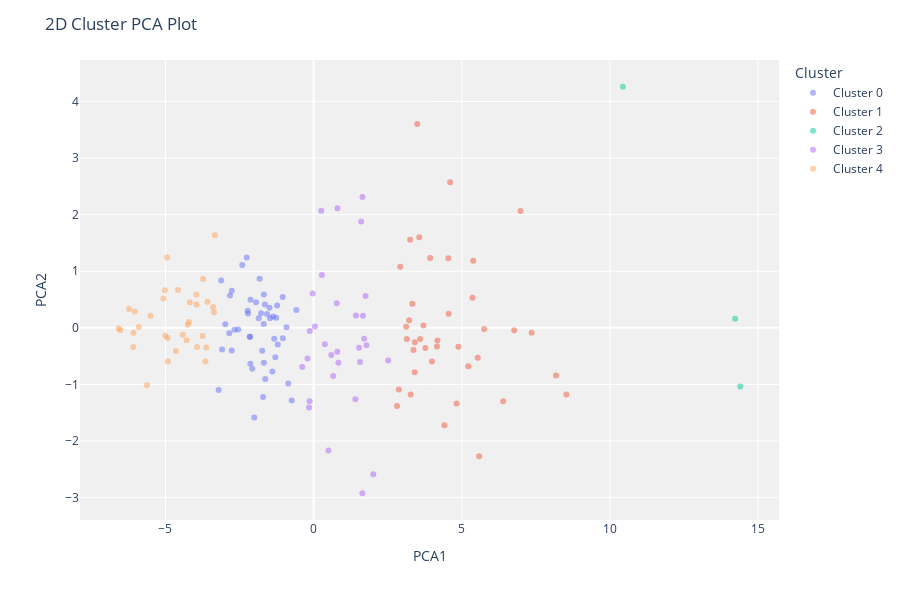

The notebook cell saved with this chart:
### Markdown cell above
The plot_model() function can be used to analyze different aspects of the clustering model. This function takes a trained model object and returns a plot.

### Code cell
plot_model(kmeans)

### Figure 1 — Plotly figure (JSON) as saved in the notebook; plotly's stock layout.template omitted (floating-point values rounded to 4 significant figures)
{"data": [{"customdata": [["Peru"], ["Jamaica"], ["Cote d'Ivoire"], ["St. Kitts and Nevis"], ["Korea, Rep."], ["Burkina Faso"], ["Tajikistan"], ["Morocco"], ["Djibouti"], ["Dominica"], ["Mozambique"], ["Azerbaijan"], ["Tonga"], ["Botswana"], ["Mali"], ["Ethiopia"], ["Mauritania"], ["Central African Republic"], ["Mexico"], ["Late-demographic dividend"], ["Tanzania"], ["Antigua and Barbuda"], ["Saudi Arabia"], ["Vietnam"], ["Egypt, Arab Rep."], ["Nepal"], ["Grenada"], ["Bolivia"], ["Suriname"], ["Cameroon"], ["Chad"], ["Paraguay"], ["Mauritius"], ["Guyana"], ["Trinidad and Tobago"], ["Russian Federation"], ["Seychelles"], ["Dominican Republic"], ["Pacific island small states"], ["Sub-Saharan Africa"], ["Yemen, Rep."], ["Bahamas, The"], ["Romania"], ["Togo"], ["China"], ["Cabo Verde"], ["Uzbekistan"]], "hovertemplate": "Cluster=Cluster 0<br>PCA1=%{x}<br>PCA2=%{y}<br>Feature=%{customdata[0]}<extra></extra>", "legendgroup": "Cluster 0", "marker": {"color": "#636efa", "opacity": 0.5, "symbol": "circle"}, "mode": "markers", "name": "Cluster 0", "orientation": "v", "showlegend": true, "textposition": "top center", "type": "scatter", "x": [-2.216, -1.684, -1.364, -2.142, -0.7397, -1.706, -0.8562, -1.735, -2.76, -1.264, -1.573, -1.329, -2.763, -0.5829, -2.407, -2.822, -3.119, -2.668, -0.9139, -1.469, -1.821, -1.943, -3.089, -1.207, -2.13, -2.136, -1.044, -1.293, -1.231, -2.98, -2.257, -1.629, -3.206, -2.157, -2.071, -1.774, -2.226, -1.677, -1.487, -1.643, -1.679, -1.392, -1.851, -2.003, -2.845, -2.545, -1.036], "xaxis": "x", "y": [0.2542, 0.06938, 0.1997, -0.1568, -1.286, -1.224, -0.9846, -0.4043, 0.6573, 0.1785, 0.2443, -0.1947, -0.4022, 0.3155, 1.112, 0.5718, 0.8385, -0.03541, 0.01075, 0.1686, 0.8675, 0.4513, -0.3837, -0.2934, 0.4982, -0.6337, 0.5436, -0.5193, 0.3947, 0.06539, 1.243, -0.904, -1.1, -0.1577, -0.721, 0.2566, 0.3024, -0.6151, 0.3532, 0.4125, 0.5874, -0.7713, 0.1675, -1.587, -0.09556, -0.03091, -0.1859], "yaxis": "y"}, {"customdata": [["Malta"], ["Andorra"], ["Post-demographic dividend"], ["El Salvador"], ["Comoros"], ["Iceland"], ["Portugal"], ["Brazil"], ["Uruguay"], ["Moldova"], ["New Zealand"], ["Namibia"], ["Austria"], ["Kiribati"], ["Serbia"], ["Maldives"], ["Lebanon"], ["Slovenia"], ["Australia"], ["Germany"], ["Japan"], ["Italy"], ["Norway"], ["Cuba"], ["Canada"], ["Micronesia, Fed. Sts."], ["Afghanistan"], ["Netherlands"], ["Jordan"], ["Sao Tome and Principe"], ["Palau"], ["United Kingdom"], ["Finland"], ["Georgia"], ["Switzerland"], ["Ireland"], ["Sweden"], ["Bosnia and Herzegovina"], ["Burundi"]], "hovertemplate": "Cluster=Cluster 1<br>PCA1=%{x}<br>PCA2=%{y}<br>Feature=%{customdata[0]}<extra></extra>", "legendgroup": "Cluster 1", "marker": {"color": "#EF553B", "opacity": 0.5, "symbol": "circle"}, "mode": "markers", "name": "Cluster 1", "orientation": "v", "showlegend": true, "textposition": "top center", "type": "scatter", "x": [3.369, 4.887, 8.18, 2.924, 4.609, 3.931, 4.557, 3.331, 4.549, 2.875, 3.994, 5.388, 5.755, 6.983, 3.773, 3.707, 3.257, 3.122, 3.418, 6.771, 4.413, 3.596, 4.179, 5.586, 5.539, 8.53, 5.361, 5.223, 3.565, 3.497, 6.397, 2.815, 3.412, 3.224, 7.359, 3.277, 4.826, 4.164, 3.145], "xaxis": "x", "y": [-0.3905, -0.3338, -0.8432, 1.078, 2.573, 1.235, 0.2494, 0.4247, 1.23, -1.092, -0.5928, 1.188, -0.02202, 2.064, -0.3567, 0.0407, 1.555, 0.0203, -0.2546, -0.04279, -1.72, -0.1991, -0.2222, -2.269, -0.529, -1.18, 0.533, -0.6789, 1.603, 3.602, -1.298, -1.381, -0.7847, 0.1361, -0.08669, -1.179, -1.336, -0.3308, -0.1962], "yaxis": "y"}, {"customdata": [["Nauru"], ["United States"], ["Tuvalu"]], "hovertemplate": "Cluster=Cluster 2<br>PCA1=%{x}<br>PCA2=%{y}<br>Feature=%{customdata[0]}<extra></extra>", "legendgroup": "Cluster 2", "marker": {"color": "#00cc96", "opacity": 0.5, "symbol": "circle"}, "mode": "markers", "name": "Cluster 2", "orientation": "v", "showlegend": true, "textposition": "top center", "type": "scatter", "x": [10.44, 14.4, 14.23], "xaxis": "x", "y": [4.261, -1.037, 0.1609], "yaxis": "y"}, {"customdata": [["Kyrgyz Republic"], ["Ukraine"], ["Malawi"], ["Venezuela, RB"], ["Colombia"], ["Turkmenistan"], ["Haiti"], ["Hungary"], ["Luxembourg"], ["Costa Rica"], ["South Africa"], ["North Macedonia"], ["Tunisia"], ["Cambodia"], ["Croatia"], ["Ecuador"], ["Lithuania"], ["Solomon Islands"], ["Slovak Republic"], ["Guatemala"], ["Bulgaria"], ["Eswatini"], ["Cyprus"], ["Iran, Islamic Rep."], ["Honduras"], ["Poland"], ["San Marino"], ["Czech Republic"], ["Liberia"], ["Guinea-Bissau"]], "hovertemplate": "Cluster=Cluster 3<br>PCA1=%{x}<br>PCA2=%{y}<br>Feature=%{customdata[0]}<extra></extra>", "legendgroup": "Cluster 3", "marker": {"color": "#ab63fa", "opacity": 0.5, "symbol": "circle"}, "mode": "markers", "name": "Cluster 3", "orientation": "v", "showlegend": true, "textposition": "top center", "type": "scatter", "x": [0.6631, 0.3778, 1.647, 0.2566, 0.596, 0.8033, 1.409, 1.754, 0.2783, 1.785, 1.706, 1.607, -0.3838, 0.7818, 1.426, 0.5003, 0.04376, 1.65, 0.8387, -0.03016, 1.535, 1.566, -0.2046, -0.1363, 2.517, -0.129, -0.1534, 0.7988, 2.015, 1.666], "xaxis": "x", "y": [-0.8517, -0.291, -2.924, 2.068, -0.4795, 2.116, -1.261, 0.5613, 0.9328, -0.3085, -0.1937, 1.879, -0.6918, 0.4328, 0.2183, -2.167, 0.02226, 2.311, -0.6155, 0.6061, -0.35, -0.6055, -0.541, -1.295, -0.5777, -0.05622, -1.408, -0.423, -2.59, 0.2146], "yaxis": "y"}, {"customdata": [["Congo, Dem. Rep."], ["Fiji"], ["Mongolia"], ["Eritrea"], ["Sri Lanka"], ["Thailand"], ["Kazakhstan"], ["Kuwait"], ["Brunei Darussalam"], ["Nigeria"], ["Malaysia"], ["Lao PDR"], ["United Arab Emirates"], ["Bhutan"], ["Oman"], ["Equatorial Guinea"], ["Pakistan"], ["Myanmar"], ["Papua New Guinea"], ["India"], ["South Asia"], ["Bahrain"], ["Guinea"], ["Benin"], ["Vanuatu"], ["Congo, Rep."], ["Angola"], ["Bangladesh"], ["Philippines"], ["Qatar"], ["Singapore"], ["Gabon"], ["Monaco"]], "hovertemplate": "Cluster=Cluster 4<br>PCA1=%{x}<br>PCA2=%{y}<br>Feature=%{customdata[0]}<extra></extra>", "legendgroup": "Cluster 4", "marker": {"color": "#FFA15A", "opacity": 0.5, "symbol": "circle"}, "mode": "markers", "name": "Cluster 4", "orientation": "v", "showlegend": true, "textposition": "top center", "type": "scatter", "x": [-3.747, -4.21, -3.363, -3.331, -3.582, -4.414, -4.574, -4.925, -6.23, -3.952, -4.645, -4.947, -4.917, -3.729, -5.006, -6.529, -5.506, -5.623, -5.899, -3.959, -4.177, -3.624, -3.933, -3.392, -4.247, -6.088, -5.02, -6.08, -3.652, -6.035, -4.285, -5.068, -6.578], "xaxis": "x", "y": [-0.1431, 0.1027, 0.2772, 1.636, 0.4604, -0.1235, 0.6708, -0.1775, 0.3314, 0.4116, -0.4084, 1.243, -0.5903, 0.864, -0.1385, -0.04259, 0.2156, -1.013, 0.01295, 0.5885, 0.4525, -0.3476, -0.3402, 0.3704, 0.05291, -0.3386, 0.6637, -0.08786, -0.594, 0.2885, -0.2183, 0.5198, -0.005496], "yaxis": "y"}], "layout": {"height": 600, "legend": {"title": {"text": "Cluster"}, "tracegroupgap": 0}, "margin": {"t": 60}, "plot_bgcolor": "rgb(240,240,240)", "title": {"text": "2D Cluster PCA Plot"}, "xaxis": {"anchor": "y", "domain": [0, 1], "title": {"text": "PCA1"}}, "yaxis": {"anchor": "x", "domain": [0, 1], "title": {"text": "PCA2"}}}}
